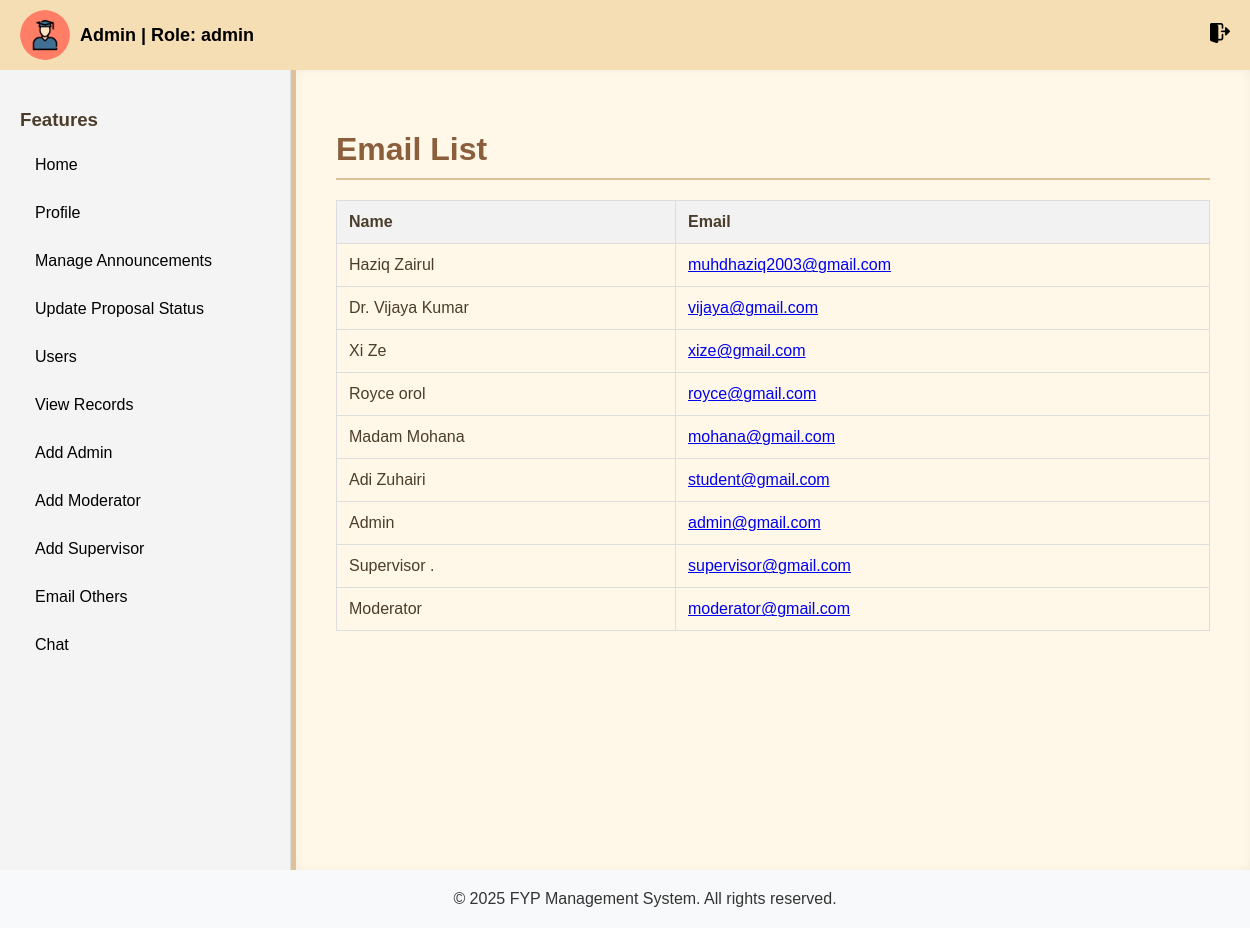
Before: /email.php (signed in) with the older database file.
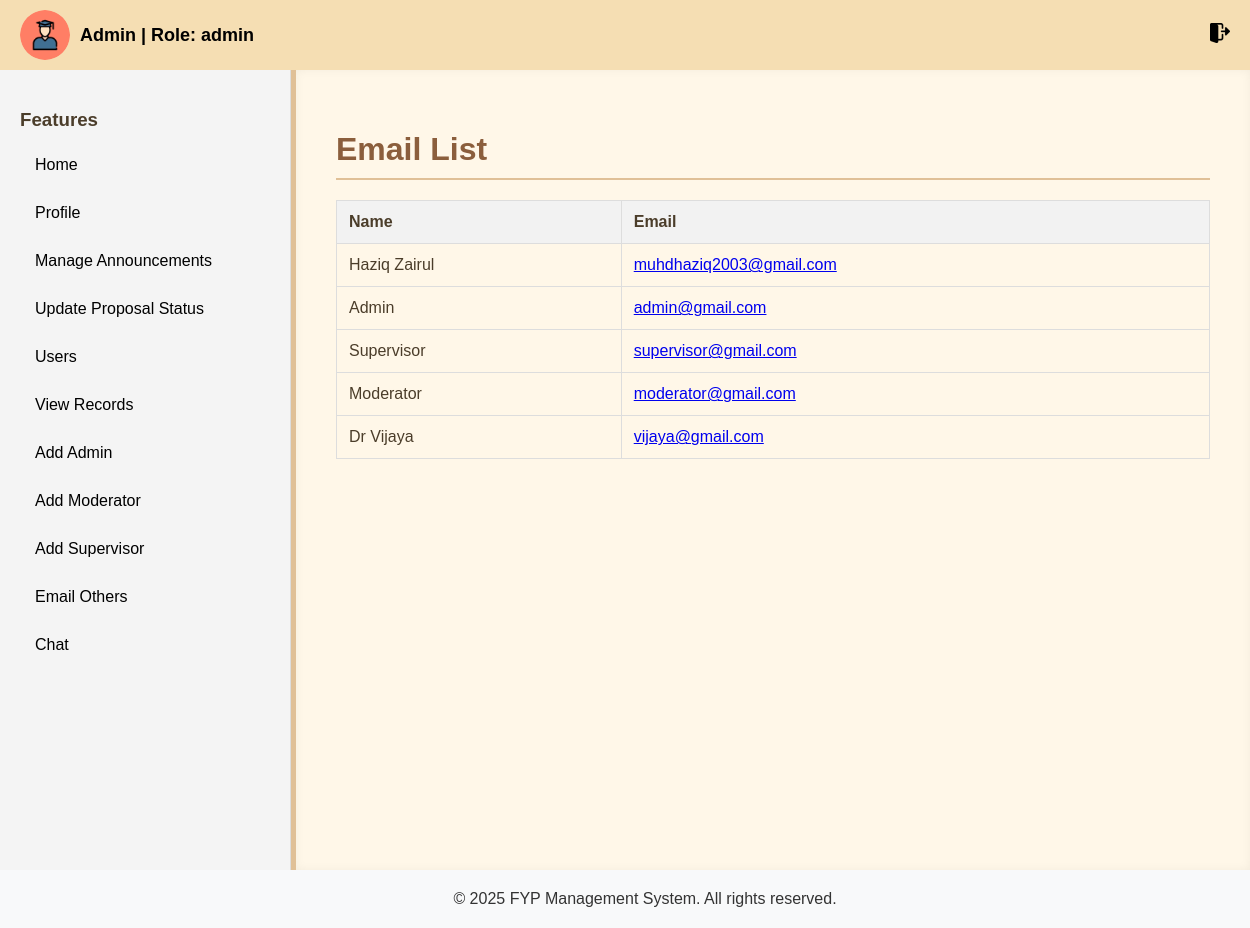
After: the same page with the newer database file.
### tables this page shows
CREATE TABLE `users` (
  `id` int(11) NOT NULL,
  `first_name` varchar(255) NOT NULL,
  `last_name` varchar(255) NOT NULL,
  `email` varchar(255) NOT NULL,
  `student_id` varchar(255) NOT NULL,
  `password` varchar(255) NOT NULL,
  `role` enum('student','moderator','admin','supervisor') NOT NULL DEFAULT 'student',
  `created_at` timestamp NOT NULL DEFAULT current_timestamp(),
  `status` enum('active','suspended') DEFAULT 'active'
);

### email.php (the view, shortened to what this page needs)
<?php
include 'db_connection.php';
$query = "SELECT email, first_name, last_name FROM users";
$result = $conn->query($query);
$users = $result->fetch_all(MYSQLI_ASSOC);
?>
<!DOCTYPE html>
<html lang="en">
<head>
    <link rel="stylesheet" href="css/dashboard.css">
    <link rel="stylesheet" href="css/header.css">
    <link rel="stylesheet" href="css/email.css">
</head>
<body>
    <?php include 'includes/header.php'; ?>
    <div class="dashboard-container">
        <?php include 'includes/sidebar.php'; ?>
        <div class="dashboard-main">
            <h1>Email List</h1>
            <?php if (!empty($users)): ?>
                <table>
                    <thead>
                        <tr>
                            <th>Name</th>
                            <th>Email</th>
                        </tr>
                    </thead>
                    <tbody>
                        <?php foreach ($users as $user): ?>
                            <tr>
                                <td><?= htmlspecialchars($user['first_name'] . ' ' . $user['last_name']); ?></td>
                                <td>
                                    <a href="https://mail.google.com/mail/?view=cm&fs=1&to=<?= urlencode($user['email']); ?>" target="_blank">
                                        <?= htmlspecialchars($user['email']); ?>
                                    </a>
                                </td>
                            </tr>
                        <?php endforeach; ?>
                    </tbody>
                </table>
            <?php else: ?>
                <p>No users found.</p>
            <?php endif; ?>
        </div>
    </div>
    <?php include 'includes/footer.php'; ?>
</body>
</html>

### includes/header.php (shortened to what this page needs)
<?php
$name = $_SESSION['first_name'] . " " . $_SESSION['last_name'];
$role = $_SESSION['role'];
$profile_picture = $_SESSION['profile_picture'] ?? '/WebDevAsgn/images/defaultprofile.png';
?>
<!DOCTYPE html>
<html lang="en">
<head>
    <link rel="stylesheet" href="/WebDevAsgn/css/header.css">
</head>
<body>
    <div class="navbar">
        <div class="profile-welcome">
            <img src="<?php echo htmlspecialchars($profile_picture); ?>" alt="Profile Picture" class="profile-picture">
            <div class="welcome-message">
                <p><b><?php echo htmlspecialchars($name); ?> | Role: <?php echo htmlspecialchars($role); ?></b></p>
            </div>
        </div>
        <div class="logout-button">
            <a href="/WebDevAsgn/logout.php" onclick="return confirm('Are you sure you want to logout?')">
                <img src="/WebDevAsgn/images/log_out.png" title="Log Out" alt="Log Out" />
            </a>
        </div>
    </div>
</body>
</html>

### includes/sidebar.php (shortened to what this page needs)
<div class="dashboard-sidebar">
    <h3>Features</h3>
    <ul>
        <?php if ($_SESSION['role'] === 'student'): ?>
            <li><a href="/WebDevAsgn/dashboard.php">Home</a></li>
            <li><a href="/WebDevAsgn/student/update_profile.php">Profile</a></li>
            <li><a href="/WebDevAsgn/student/submit_feedback.php">Submit Feedback</a></li>
            <li><a href="/WebDevAsgn/student/view_supervisors.php">View Supervisors</a></li>
            <li><a href="/WebDevAsgn/student/submit_proposal.php">Submit Proposal</a></li>
            <li><a href="/WebDevAsgn/student/view_projects.php">View Your Projects</a></li>
            <li><a href="/WebDevAsgn/student/schedule_meeting.php">Schedule Meeting</a></li>
            <li><a href="/WebDevAsgn/student/view_goals.php">View Goals</a></li>
            <li><a href="/WebDevAsgn/student/book_presentation.php">Book Presentation</a></li>
            <li><a href="/WebDevAsgn/student/view_marks.php">View Marks</a></li>
            <li><a href="/WebDevAsgn/email.php">Email Others</a></li>
            <li><a href="/WebDevAsgn/chat.php">Chat</a></li>
        <?php elseif ($_SESSION['role'] === 'admin'): ?>
            <li><a href="/WebDevAsgn/dashboard.php">Home</a></li>
            <li><a href="/WebDevAsgn/student/update_profile.php">Profile</a></li>
            <li><a href="/WebDevAsgn/admin/manage_announcements.php">Manage Announcements</a></li>
            <li><a href="/WebDevAsgn/admin/update_proposal_status.php">Update Proposal Status</a></li>
            <li><a href="/WebDevAsgn/admin/manage_users.php">Users</a></li>
            <li><a href="/WebDevAsgn/admin/view_records.php">View Records</a></li>
            <li><a href="/WebDevAsgn/admin/add_admin.php">Add Admin</a></li>
            <li><a href="/WebDevAsgn/admin/add_moderator.php">Add Moderator</a></li>
            <li><a href="/WebDevAsgn/admin/add_supervisor.php">Add Supervisor</a></li>
            <li><a href="/WebDevAsgn/email.php">Email Others</a></li>
            <li><a href="/WebDevAsgn/chat.php">Chat</a></li>
        <?php endif; ?>
    </ul>
</div>

### includes/footer.php (shortened to what this page needs)
<!DOCTYPE html>
<html lang="en">
<head>
    <link rel="stylesheet" href="/WebDevAsgn/css/footer.css">
</head>
<body>
    <footer class="site-footer">
        <p>&copy; <?php echo date("Y"); ?> FYP Management System. All rights reserved.</p>
    </footer>
</body>
</html>

### css/dashboard.css (style rules this page uses)
body, html { margin: 0; padding: 0; min-height: 100vh; display: flex; flex-direction: column; }
.dashboard-container { display: flex; flex: 1; min-height: 0; }
.dashboard-main { flex: 1; padding: 20px; overflow-y: auto; }
html, body { margin: 0; padding: 0; height: 100%; display: flex; flex-direction: column; }
.dashboard-sidebar { width: 20%; background-color: #f4f4f4; padding: 20px; border-right: 1px solid #ddd; }
.dashboard-sidebar h3 { margin-bottom: 15px; }
.dashboard-sidebar ul { list-style: none; padding: 0; }
.dashboard-sidebar ul li { margin-bottom: 2px; }
.dashboard-sidebar ul li a { text-decoration: none; color: #333; transition: color 0.3s; }
.dashboard-main { flex: 1; padding: 20px; }
.dashboard-main h1 { margin-bottom: 20px; }
body { font-family: Arial, sans-serif; margin: 0; padding: 0; background-color: #fdf5e6; color: #4b3d2a; }
.dashboard-container { display: flex; min-height: 100vh; }
.dashboard-main { flex: 1; padding: 40px; background-color: #fff7e8; border-left: 5px solid #e0c097; box-shadow: inset 0 0 10px rgba(0, 0, 0, 0.05); }
.dashboard-main h1 { color: #8b5e3c; border-bottom: 2px solid #e0c097; padding-bottom: 10px; margin-bottom: 20px; }

### css/header.css (style rules this page uses)
body { margin: 0; font-family: Arial, sans-serif; }
.navbar { display: flex; justify-content: space-between; align-items: center; background-color: white; padding: 10px 20px; color: black; }
.welcome-message { font-size: 20px; }

### css/email.css (style rules this page uses)
table { width: 100%; border-collapse: collapse; margin-top: 20px; }
th, td { padding: 12px; text-align: left; border: 1px solid #ddd; }
th { background-color: #f2f2f2; }

### css/footer.css (style rules this page uses)
.site-footer { background-color: #f8f9fa; text-align: center; padding: 20px; position: relative; bottom: 0; width: 100%; }
.site-footer p { margin: 0; color: #333; }

### includes/header.php (style rules this page uses)
.navbar { display: flex; align-items: center; padding: 10px 20px; background-color: wheat; color: black; justify-content: space-between; flex-wrap: wrap; }
.profile-welcome { display: flex; align-items: center; }
.profile-picture { width: 50px; height: 50px; border-radius: 50%; margin-right: 10px; }
.welcome-message p { margin: 0; font-size: 18px; color: black; }
.navbar-icons img, .logout-button img { width: 20px; height: 20px; transition: transform 0.3s ease, box-shadow 0.3s ease; }

### includes/sidebar.php (style rules this page uses)
.dashboard-sidebar ul { list-style-type: none; padding: 0; margin: 0; }
.dashboard-sidebar ul li { margin: 10px 0; }
.dashboard-sidebar ul li a { display: block; text-decoration: none; color: black; font-size: 16px; padding: 10px 15px; border-radius: 5px; transition: all 0.3s ease; }

Changed rows visible on the page:
removed users: first_name+last_name "Dr. Vijaya Kumar", email "vijaya@gmail.com"
removed users: first_name+last_name "Xi Ze", email "xize@gmail.com"
removed users: first_name+last_name "Royce orol", email "royce@gmail.com"
removed users: first_name+last_name "Madam Mohana", email "mohana@gmail.com"
removed users: first_name+last_name "Adi Zuhairi", email "student@gmail.com"
changed users "supervisor@gmail.com": first_name+last_name "Supervisor ." → "Supervisor"
added users: first_name+last_name "Dr Vijaya", email "vijaya@gmail.com"
